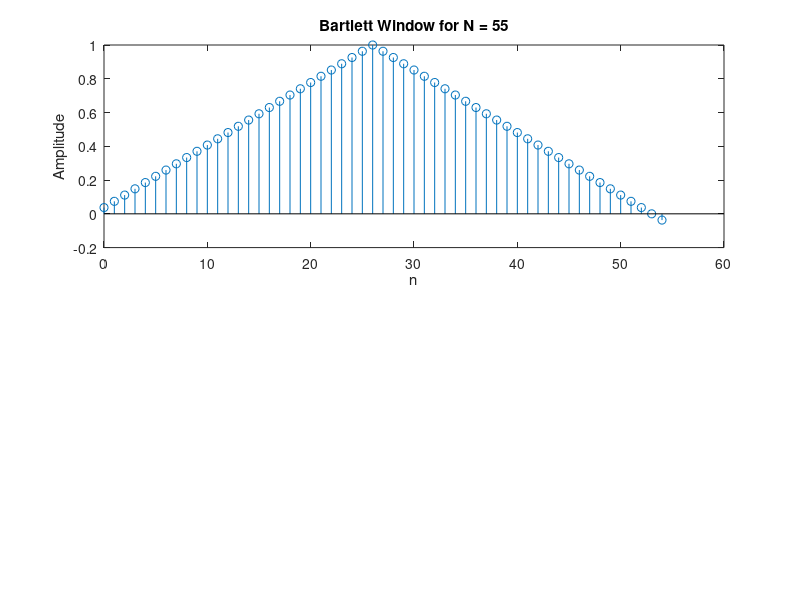

MATLAB code for this plot: (Note: this script raises an error after producing the figure.)
clc;
clear all;
close all;

N = 55;%  N values are taken as 15 or 55
bartlett_window = zeros(1, N); %Bartlett window
for n = 1:N
if n <= (N - 1) / 2
bartlett_window(n) = 2 * n / (N - 1);
else
bartlett_window(n) = 2 - (2 * n / (N - 1));
end
end
bartlett_window = bartlett_window / max(bartlett_window);

subplot(2,1,1)
stem(0:N-1,bartlett_window);
title('Bartlett Window for N = 55');
xlabel('n');
ylabel('Amplitude');
spectrum_bartlett_window = abs(fft_radix2([bartlett_window,zeros(1,256-length(bartlett_window))]));		%zero padding
frequencies = linspace(0, 1, length(spectrum_bartlett_window));
spectrum_bartlett = [spectrum_bartlett_window(length(spectrum_bartlett_window)/2:length(spectrum_bartlett_window)),spectrum_bartlett_window(1:length(spectrum_bartlett_window)/2)];
subplot(2,1,2)
plot(-length(frequencies)/2:length(frequencies)/2, spectrum_bartlett);
title('Magnitude Spectrum of Bartlett Window');
xlabel('Frequency');
ylabel('Magnitude');

figure;
plot(linspace(-1, 1, length(spectrum_bartlett)),20*log10(abs(spectrum_bartlett)/max(abs(spectrum_bartlett))));
xlabel('Normalized Frequency');
ylabel('Magnitude (dB)');
title('Magnitude Response of Bartlett Window');
fvtool(bartlett_window)

function X = fft_radix2(x) %function to plot DFT
N = length(x);
if N <= 1
X = x;
else
even = fft_radix2(x(1:2:end));
odd = fft_radix2(x(2:2:end));
factor = exp(-2i * pi / N);
X = [even + factor.^(0:N/2-1) .* odd, even - factor.^(0:N/2-1) .* odd];
end
end
